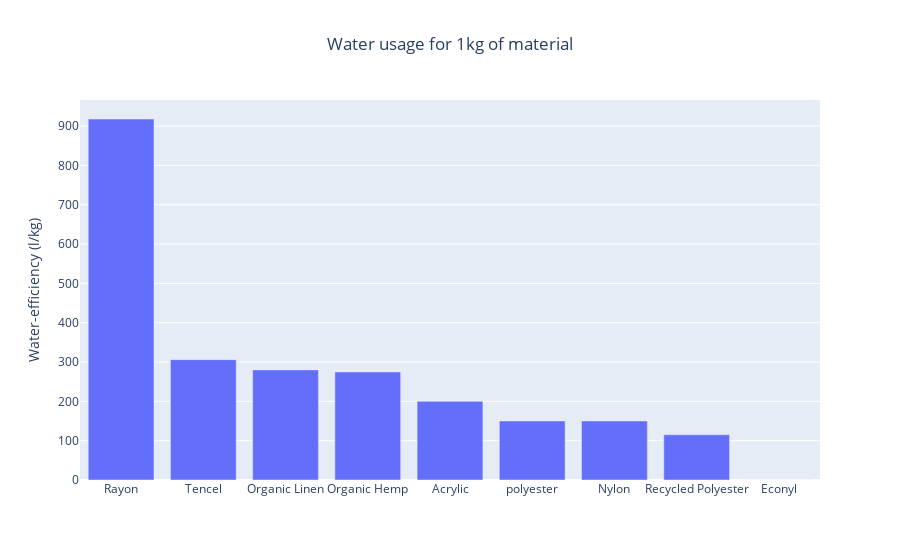

Notebook code for this chart:
### Code cell
fig = px.bar(df1.drop(['Cotton', 'Organic cotton'], axis = 0), y = 'Water-efficiency', title = 'Water usage for 1kg of material', labels = {'Water-efficiency':'Water-efficiency (l/kg)', 'index':''})
fig.update_layout(title_x = 0.5)

fig

### Figure 1 — Plotly figure (JSON) as saved in the notebook; plotly's stock layout.template omitted (floating-point values rounded to 4 significant figures)
{"data": [{"alignmentgroup": "True", "hovertemplate": "=%{x}<br>Water-efficiency (l/kg)=%{y}<extra></extra>", "legendgroup": "", "marker": {"color": "#636efa", "pattern": {"shape": ""}}, "name": "", "offsetgroup": "", "orientation": "v", "showlegend": false, "textposition": "auto", "type": "bar", "x": ["Rayon", "Tencel", "Organic Linen", "Organic Hemp", "Acrylic", "polyester", "Nylon", "Recycled Polyester", "Econyl"], "xaxis": "x", "y": [918.0, 306.0, 280, 274.7, 200, 150, 150, 115, 0], "yaxis": "y"}], "layout": {"barmode": "relative", "legend": {"tracegroupgap": 0}, "title": {"text": "Water usage for 1kg of material", "x": 0.5}, "xaxis": {"anchor": "y", "domain": [0, 1], "title": {"text": ""}}, "yaxis": {"anchor": "x", "domain": [0, 1], "title": {"text": "Water-efficiency (l/kg)"}}}}
